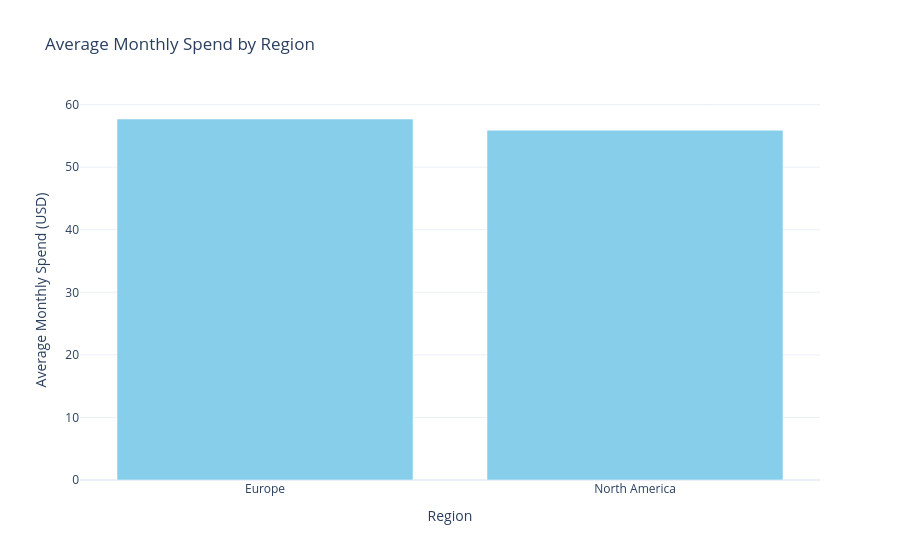

The cell this chart's notebook holds for it:
### Markdown cell above
### Feature focus: auxiliary_datasets

Use auxiliary datasets when the primary dataframe needs enrichment (lookups, joins, mapping tables).

Custom prompt
- Join the auxiliary dataset on `country` and summarize average `monthly_spend_usd` by region.

What to expect
- The agent should load the auxiliary CSV and perform a join.
- Output should include the joined fields and a grouped summary.

Cost note: this cell calls an LLM and may incur cost.

**This cell will:**
- Create a small auxiliary dataset.
- Build a BambooAI agent configured with `auxiliary_datasets`.
- Start the interactive loop.

### Code cell
# Run this cell


if "df" not in globals():
    csv_path = _DEFAULT_CSV
    df = _load_dataframe(csv_path)

ARTIFACTS_DIR = Path("artifacts")
ARTIFACTS_DIR.mkdir(exist_ok=True)
aux_path = ARTIFACTS_DIR / "auxiliary_demo.csv"
aux_df = pd.DataFrame(
    {
        "country": ["US", "CA", "DE"],
        "region_label": ["North America", "North America", "Europe"],
    }
)
aux_df.to_csv(aux_path, index=False)
print("Wrote auxiliary dataset:", aux_path)

bamboo_aux = BambooAI(
    df=df,
    auxiliary_datasets=[str(aux_path)],
    planning=False,
    vector_db=False,
    search_tool=False,
)
print("Auxiliary datasets agent ready.")
_run_agent(bamboo_aux)

### Figure 1 — Plotly figure (JSON) as saved in the notebook; plotly's stock layout.template omitted (floating-point values rounded to 4 significant figures)
{"data": [{"marker": {"color": "skyblue"}, "type": "bar", "x": ["Europe", "North America"], "y": [57.7, 55.91]}], "layout": {"title": {"text": "Average Monthly Spend by Region"}, "xaxis": {"title": {"text": "Region"}}, "yaxis": {"title": {"text": "Average Monthly Spend (USD)"}}}}
